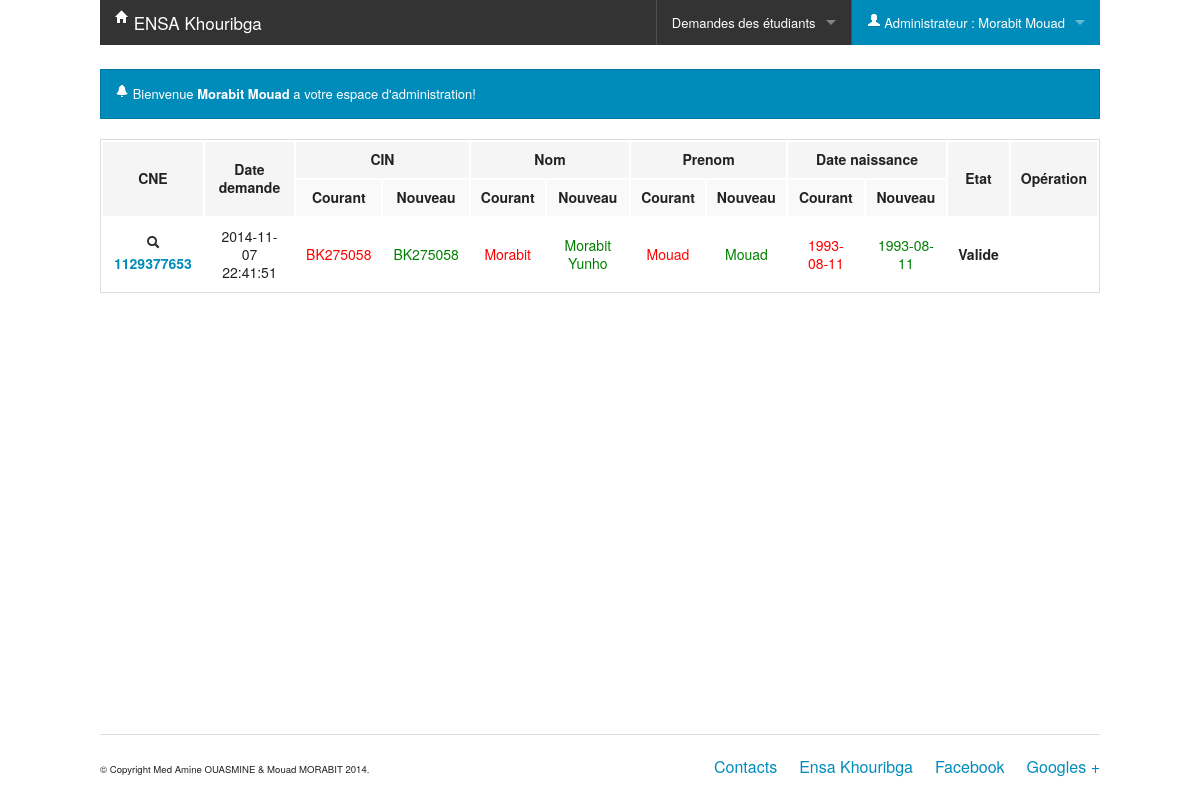
Page /?page=espace_validation_corrections (signed in) on the committed database.
### tables this page shows
CREATE TABLE IF NOT EXISTS `etudiant` (
  `CNE` varchar(10) NOT NULL,
  `CIN` varchar(10) NOT NULL,
  `nom` varchar(50) NOT NULL,
  `prenom` varchar(50) NOT NULL,
  `date_naissance` date NOT NULL,
  `id_fil` varchar(4) NOT NULL,
  PRIMARY KEY (`CNE`),
  UNIQUE KEY `CIN` (`CIN`),
  KEY `id_fil` (`id_fil`)
);

CREATE TABLE IF NOT EXISTS `correction` (
  `id` int(11) NOT NULL AUTO_INCREMENT,
  `date_demandec` datetime NOT NULL,
  `cin` varchar(10) NOT NULL,
  `nom` varchar(50) NOT NULL,
  `prenom` varchar(50) NOT NULL,
  `date_naissance` date NOT NULL,
  `email` varchar(200) NOT NULL,
  `cne` varchar(10) NOT NULL,
  `etat` enum('Attente','Valide','Refus') NOT NULL DEFAULT 'Attente',
  PRIMARY KEY (`id`),
  KEY `cne` (`cne`)
);

### Metier/Database.class.php (called while the page is built)
<?php
class Database
{
	private static $bdd;
	public static function getConnection()
	{
		if(isset($bdd))
		{
			return self::$bdd;
		}
		else
		{
			try{
			self::$bdd = new PDO('mysql:host=localhost;dbname=demande_scolarite','root','');
			return self::$bdd;
			}
			catch(Exception $e)
			{
				die('Erreur base de donnee : '.$e->getMessage());
				return null;
			}
		}
	}
}
?>

### Metier/CorrectionManager.class.php (called while the page is built, shortened)
<?php
require_once('Database.class.php');
require_once('Correction.class.php');
require_once('EtudiantManager.class.php');
class CorrectionManager
{
	public static function readAll()
	{
			$rep =Database::getConnection()->query('select * from correction order by date_demandec desc');
			$corrections=array();
			while($donnes=$rep->fetch())
			{
				$corrections[]=new Correction($donnes['id'],$donnes['date_demandec'],$donnes['cin'],$donnes['nom'],$donnes['prenom'],$donnes['date_naissance'],$donnes['email'],$donnes['etat'],EtudiantManager::getById($donnes['cne']));
			}
			return $corrections;
	}
}
?>

### Metier/EtudiantManager.class.php (called while the page is built, shortened)
<?php
require_once('Etudiant.class.php');
require_once('Database.class.php');
require_once('FiliereManager.class.php');
class EtudiantManager
{
	public static function getById($cne)
		{
			$rep =Database::getConnection()->query('select * from etudiant where cne='.$cne);
			if($donnes=$rep->fetch())
			{
				$filiere = FiliereManager::getById($donnes['id_fil']);
				$etudiant = new Etudiant($donnes['nom'],$donnes['prenom'],$donnes['CNE'],$donnes['CIN'],$donnes['date_naissance'],$filiere);
				return $etudiant;
			}
			else
			{
				return null;
			}
		}
}
?>

### Metier/FiliereManager.class.php (called while the page is built, shortened)
<?php
require_once('Database.class.php');
class FiliereManager
{
	public static function getById($filiere)
		{
			$rep =Database::getConnection()->query('select * from filiere where id=\''.$filiere.'\'');
			if($donnes=$rep->fetch())
			{
				$filiere = new Filiere($donnes['id'],$donnes['libelle']);
				return $filiere;
			}
			else
			{
				return null;
			}
		}
}
?>

### Metier/Correction.class.php (called while the page is built, shortened)
<?php
require_once('Etudiant.class.php');
class Correction
{
	private $date_correction;
	private $cin;
	private $nom;
	private $prenom;
	private $date_naissance;
	private $etat;
	private $etudiant;
		public function __construct($id,$date_correction,$cin,$nom,$prenom,$date_naissance,$email,$etat,Etudiant $etudiant)
		{
			$this->date_correction= $date_correction;
			$this->cin =$cin;
			$this->nom = $nom;
			$this->prenom =$prenom;;
			$this->date_naissance = $date_naissance;
			$this->etat = $etat;
			$this->etudiant = $etudiant;
		}
		public function getDate_Correction()
		{
			return $this->date_correction;
		}
		public function getCin()
		{
			return $this->cin;
		}
		public function getDate_naissance()
		{
			return $this->date_naissance;
		}
		public function getNom()
		{
			return $this->nom;
		}
		public function getPrenom()
		{
			return $this->prenom;
		}
		public function getEtat()
		{
			return $this->etat;
		}
		public function getEtudiant()
		{
			return $this->etudiant;
		}
}
?>

### Metier/Etudiant.class.php (called while the page is built, shortened)
<?php
	require_once('Personne.class.php');
	require_once('Database.class.php');
	class Etudiant extends Personne
	{
		private $cne;
		private $cin;
		private $date_naissance;
		function __construct($nom,$prenom,$cne,$cin,$date_naissance,$filiere)
		{
			$this->cne = $cne;
			$this->cin = $cin;
			$this->date_naissance = $date_naissance;
		}
		public function getCne()
		{
			return $this->cne;
		}
		public function getCin()
		{
			return $this->cin;
		}
		public function getDate_naissance()
		{
			return $this->date_naissance;
		}
	}
?>

### Metier/Personne.class.php (called while the page is built, shortened)
<?php
abstract class Personne
{
	private $nom;
	private $prenom;
	public function __construct($nom,$prenom)
	{
	$this->nom=$nom;
	$this->prenom=$prenom;
	}
	public function getNom()
	{
		return $this->nom;
	}
	public function getPrenom()
	{
		return $this->prenom;
	}
}
?>

### Pages/espace_validation_corrections.php (the view, shortened to what this page needs)
<?php
require_once('Metier/CorrectionManager.class.php');
if(isset($_SESSION['login']))
{
?>
	<div class="row"><br></div>
	<div data-alert class="alert-box">
	  <i class="icon-white icon-bell"></i> Bienvenue <strong><?php echo htmlspecialchars($_SESSION['nom'].' '.$_SESSION['prenom']);?></strong> a votre espace d'administration!
	  </div>
	<div>
		<div class="large-12 colums">
			<table id="stat" class="large-12">
			  <thead>
			    <tr>
			      <th rowspan="2">CNE</th>
				  <th rowspan="2">Date demande</th>
				  <th colspan="2">CIN</th>
				  <th colspan="2">Nom</th>
				  <th colspan="2">Prenom</th>
				  <th colspan="2">Date naissance</th>
				  <th rowspan="2">Etat</th>
				  <th rowspan="2">Opération</th>
				</tr>
				<tr>
					<th>Courant</th>
					<th>Nouveau</th>
					<th>Courant</th>
					<th>Nouveau</th>
					<th>Courant</th>
					<th>Nouveau</th>
					<th>Courant</th>
					<th>Nouveau</th>
				</tr>
			  </thead>
			  <tbody>
				<?php
				$corrections = CorrectionManager::readAll();
				for($i=0;$i<count($corrections);$i++)
				{
				?>
				<tr>
					<td><a href="?page=details_etudiant&cne=<?php echo $corrections[$i]->getEtudiant()->getCne(); ?>"><i class="icon-search"></i> <strong><?php echo $corrections[$i]->getEtudiant()->getCne(); ?></strong></a></td>
					<td><?php echo $corrections[$i]->getDate_Correction(); ?></td>
					<td class="red"><?php echo $corrections[$i]->getEtudiant()->getCin(); ?></td>
					<td class="green"><?php echo $corrections[$i]->getCin(); ?></td>
					<td class="red"><?php echo $corrections[$i]->getEtudiant()->getNom(); ?></td>
					<td class="green"><?php echo $corrections[$i]->getNom(); ?></td>
					<td class="red"><?php echo $corrections[$i]->getEtudiant()->getPrenom(); ?></td>
					<td class="green"><?php echo $corrections[$i]->getPrenom(); ?></td>
					<td class="red"><?php echo $corrections[$i]->getEtudiant()->getDate_Naissance(); ?></td>
					<td class="green"><?php echo $corrections[$i]->getDate_Naissance(); ?></td>
					<td><strong><?php echo $corrections[$i]->getEtat(); ?></strong></td>
					<td>
					</td>
				</tr>
				<?php
				}
				?>
			  </tbody>
			</table>
		</div>
	</div>
<?php
}
?>

### Pages/espace_validation_corrections.php (style rules this page uses)
#stat td,#stat th { text-align:center; }
.green { color:green; }
.red { color:red; }

### rows in the picture
etudiant: CNE "1129377653", CIN "BK275058", nom "Morabit", prenom "Mouad", date_naissance "1993-08-11"
correction: date_demandec "2014-11-07 22:41:51", nom "Morabit Yunho", etat "Valide"

### other values in the picture
$_SESSION['type'] "Administrateur"
$_SESSION['nom'].' '.$_SESSION['prenom'] "Morabit Mouad"
